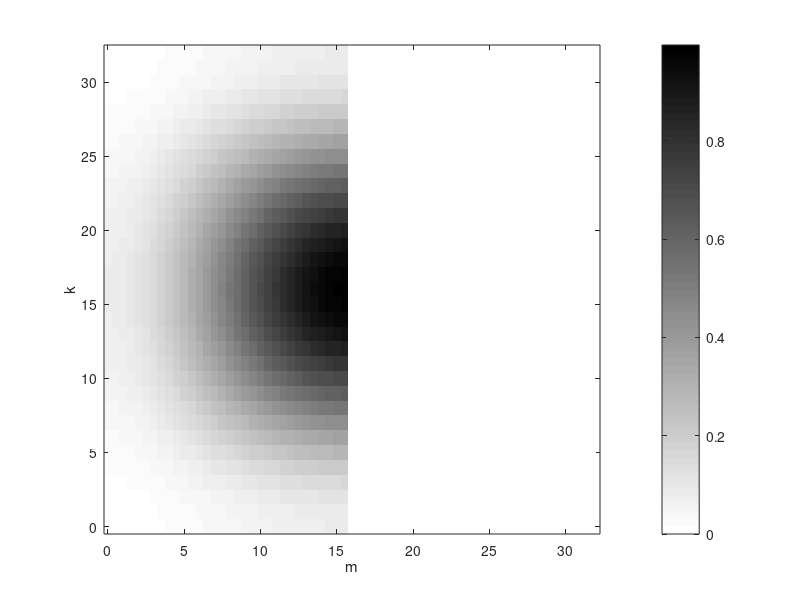

Write MATLAB code to recreate this figure.

% Generating the 2D windows
size_w = [33 33*2];
wr = window(@hamming, size_w(1));
wc = window(@hamming, size_w(2));

wc(ceil(end/2) + 1 : end) = 0;
[maskr, maskc] = meshgrid(wc,wr);
W = maskc.*maskr;
W(:,size_w(2)/2:size_w(2)/2) = [];

offset_x = (size_w(2)-1)/2;
offset_y = (size_w(1)-1)/2;

x_ticks = -(size_w(2)-1)/2 + offset_x : 0 + offset_x;
y_ticks = -(size_w(1)-1)/2 + offset_y : (size_w(1)-1)/2 + offset_y;

figure;
black = abs(1-gray);
imagesc(x_ticks, y_ticks, W)
colormap(black)
colorbar
% xlim([-8,1])
xlabel('m')
ylabel('k')
set(gca,'YDir','normal');

return

% Plotting samples from long window
windowSizeFactor = 4;
for freq = 0:1/(4*windowSizeFactor):1-1/(4*windowSizeFactor)
    hold on;
    plot(1:windowSizeFactor:32, freq*ones(32/windowSizeFactor), 'ro');
end

% Plotting samples from medium window
windowSizeFactor = 2;
for freq = 0:1/(4*windowSizeFactor):1-1/(4*windowSizeFactor)
    plot(1:windowSizeFactor:32, freq*ones(32/windowSizeFactor), 'bo', 'MarkerSize', 10);
end

% Plotting samples from short window
windowSizeFactor = 1;
for freq = 0:1/(4*windowSizeFactor):1-1/(4*windowSizeFactor)
    plot(1:windowSizeFactor:32, freq*ones(32/windowSizeFactor), 'ko', 'MarkerSize', 5);
end
hold off;


